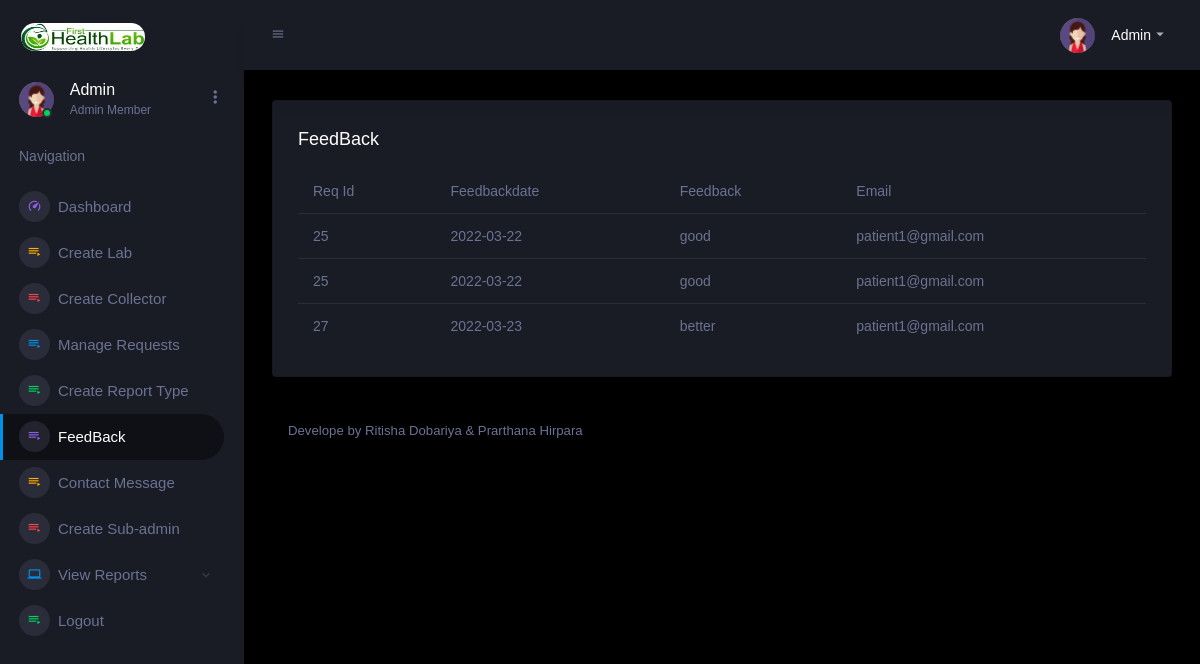
The page /admin/feedback.php (signed in) on the database its author committed.
### tables this page shows
CREATE TABLE `feedback` (
  `feedbackid` int(11) NOT NULL,
  `reqid` int(11) NOT NULL,
  `feedbackdate` date NOT NULL,
  `feedback` varchar(500) NOT NULL
);

CREATE TABLE `request` (
  `reqid` int(10) NOT NULL,
  `email` varchar(50) NOT NULL,
  `reqdate` date NOT NULL,
  `labid` int(10) NOT NULL,
  `reporttypeid` int(10) NOT NULL,
  `collectorid` int(10) DEFAULT NULL,
  `remark` varchar(50) NOT NULL,
  `status` varchar(50) NOT NULL,
  `area` varchar(20) NOT NULL,
  `transactionno` varchar(20) NOT NULL
);

### admin/feedback.php (the view, shortened to what this page needs)
<!DOCTYPE html>
<html lang="en">
  <head>
    <link rel="stylesheet" href="assets/vendors/mdi/css/materialdesignicons.min.css">
    <link rel="stylesheet" href="assets/vendors/css/vendor.bundle.base.css">
    <link rel="stylesheet" href="assets/vendors/jvectormap/jquery-jvectormap.css">
    <link rel="stylesheet" href="assets/vendors/flag-icon-css/css/flag-icon.min.css">
    <link rel="stylesheet" href="assets/vendors/owl-carousel-2/owl.carousel.min.css">
    <link rel="stylesheet" href="assets/vendors/owl-carousel-2/owl.theme.default.min.css">
    <link rel="stylesheet" href="assets/css/style.css">
  </head>
  <body>
    <div class="container-scroller">
    <?php
include "nav.php";
?>
      <div class="container-fluid page-body-wrapper">
        <nav class="navbar p-0 fixed-top d-flex flex-row">
          <div class="navbar-menu-wrapper flex-grow d-flex align-items-stretch">
            <button class="navbar-toggler navbar-toggler align-self-center" type="button" data-toggle="minimize">
              <span class="mdi mdi-menu"></span>
            </button>
            <ul class="navbar-nav navbar-nav-right">
              <li class="nav-item dropdown">
                <a class="nav-link" id="profileDropdown" href="#" data-toggle="dropdown">
                  <div class="navbar-profile">
                    <img class="img-xs rounded-circle" src="assets/images/faces-clipart/pic-2.png" alt="">
                    <p class="mb-0 d-none d-sm-block navbar-profile-name">Admin</p>
                    <i class="mdi mdi-menu-down d-none d-sm-block"></i>
                  </div>
                </a>
              </li>
            </ul>
          </div>
        </nav>
        <div class="main-panel">
          <div class="content-wrapper">
            <div class="row ">
              <div class="col-12 grid-margin">
                <div class="card">
                  <div class="card-body">
                    <h4 class="card-title">FeedBack</h4>
                    <div class="table-responsive">
					  <table class="table">
                        <thead>
                          <tr>
                          <th> Req Id </th>
                            <th>Feedbackdate </th>
                            <th>Feedback</th>
                            <th>Email</th>
                          </tr>
                        </thead>
                        <tbody>
						 <?php
						 include "myconnection.php";
					 $q="select feedback.*,request.* from feedback,request where feedback.reqid=request.reqid";
$rexist=mysqli_query($connection,$q) or die("Error");
$count=mysqli_num_rows($rexist);
if($count>0)
{
while($arr=mysqli_fetch_array($rexist))
{
?>
                          <tr>
                          <td><?php echo $arr['reqid']; ?></td>
                            <td><?php echo $arr['feedbackdate']; ?></td>
                            <td><?php echo $arr['feedback']; ?></td>
                            <td><?php echo $arr['email']; ?></td>
                          </tr>
                          <?php
					  }
					  }
					  ?>
                        </tbody>
                      </table>
                    </div>
                  </div>
                </div>
              </div>
            </div>
          <footer class="footer">
            <div class="d-sm-flex justify-content-center justify-content-sm-between">
              <span class="text-muted d-block text-center text-sm-left d-sm-inline-block">Develope by Ritisha Dobariya & Prarthana Hirpara</span>
            </div>
          </footer>
        </div>
      </div>
    </div>
  </body>
</html>

### rows shown on the page
feedback: request.reqid "25", feedbackdate "2022-03-22", feedback "good", request.email "patient1@gmail.com"
feedback: request.reqid "25", feedbackdate "2022-03-22", feedback "good", request.email "patient1@gmail.com"
feedback: request.reqid "27", feedbackdate "2022-03-23", feedback "better", request.email "patient1@gmail.com"
